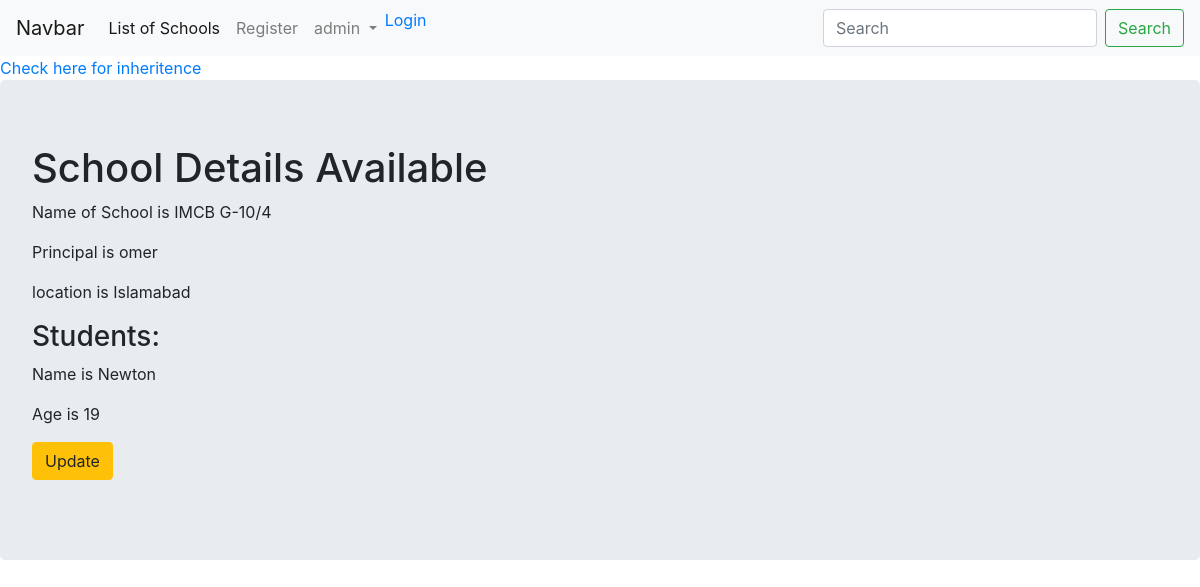
The page /first_app/list/1/ on the database its author committed.
### first_app/models.py (models this page shows, shortened)
class School(models.Model):
    name = models.CharField(max_length = 256)
    principal = models.CharField(max_length=256)
    location = models.CharField( max_length=256)

class Student(models.Model):
    name = models.CharField(max_length=256)
    age = models.PositiveIntegerField()
    school = models.ForeignKey(School,on_delete=models.CASCADE,related_name = 'students')

### first_app/views.py (the view)
# urls.py: path("list/<int:pk>/",views.SchoolDetail.as_view(),name ='detail'),
class SchoolDetail(DetailView):
    model =models.School
    template_name = 'first_app/first_app_detail.html'
    context_object_name = "school_detail"

### templates/first_app/first_app_detail.html
{% extends 'first_app/first_app_base.html' %}
{% block body_block %}
<div class="jumbotron">
<h1>School Details Available</h1>
  <p>Name of School is {{school_detail.name}}</p>
  <p>Principal is {{school_detail.principal}}</p>
  <p>location is {{school_detail.location}}</p>
  <h3>Students:</h3>
  {% for student in school_detail.students.all %}
  <p>Name is {{ student.name }}</p>
  <p>Age is {{ student.age }}</p>
  {% endfor %}
    <p><a href="{% url 'first_app:update' pk=school_detail.pk %}" class="btn btn-warning">Update</a></p>
</div>
{% endblock %}

### rows shown on the page
School: name "IMCB G-10/4", principal "omer", location "Islamabad"
Student: name "Newton", age "19"
